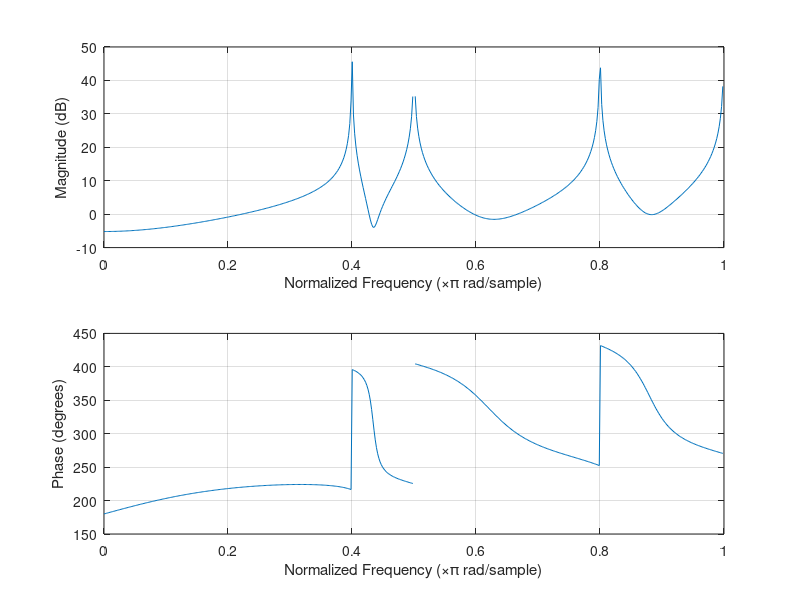

Source code (MATLAB):
echo on
% Tema I de proiect / Problema nr 9
% Introducerea vectorilor
h1=[1 2 3 4 4 3 2 1]
h2=[-1 -2 -3 -3 -2 -1 0 1]
% Afisarea vectorilor
clf
stem(h1)
pause
stem(h2)
pause
% Calculul TFD
H1=fft(h1)
H2=fft(h2)
% Afisarea  modulului rezultatului
subplot(2,1,1)
stem(abs(H1))
subplot(2,1,2)
stem(abs(H2))
pause
% Afisarea argumentului rezultatului
subplot(2,1,1)
stem(angle(H1))
subplot(2,1,2)
stem(angle(H2))
% Implementarea unui FTJ nerecursiv
% Nu se poate!
% Calculul parametrilor functiei de transfer
% Pozitia polilor si zerourilor
clf
zplane(h2,h1)     
pause
% Raspunsul in frecventa
clf
freqz(h2,h1)
pause

